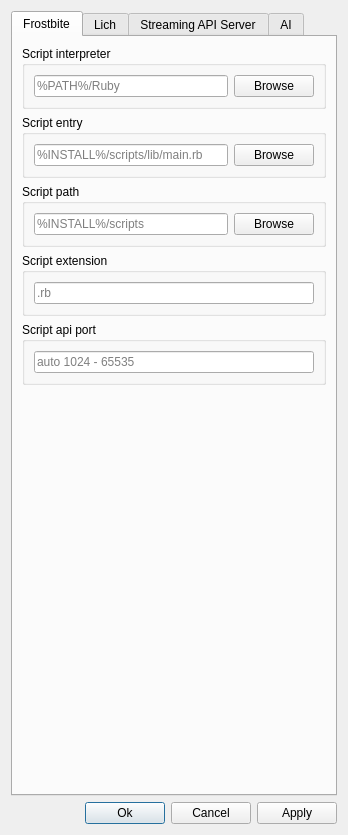
<?xml version="1.0" encoding="UTF-8"?>
<ui version="4.0">
 <class>ScriptSettingsDialog</class>
 <widget class="QDialog" name="ScriptSettingsDialog">
  <property name="geometry">
   <rect>
    <x>0</x>
    <y>0</y>
    <width>335</width>
    <height>401</height>
   </rect>
  </property>
  <property name="windowTitle">
   <string>Script settings</string>
  </property>
  <property name="windowIcon">
   <iconset resource="window.qrc">
    <normaloff>:/window/images/alter.png</normaloff>:/window/images/alter.png</iconset>
  </property>
  <layout class="QVBoxLayout" name="verticalLayout">
   <item>
    <widget class="QTabWidget" name="tabWidget">
     <property name="enabled">
      <bool>true</bool>
     </property>
     <property name="tabShape">
      <enum>QTabWidget::Rounded</enum>
     </property>
     <property name="currentIndex">
      <number>0</number>
     </property>
     <property name="tabsClosable">
      <bool>false</bool>
     </property>
     <property name="movable">
      <bool>false</bool>
     </property>
     <property name="tabBarAutoHide">
      <bool>false</bool>
     </property>
     <widget class="QWidget" name="scriptTab">
      <attribute name="title">
       <string>Frostbite</string>
      </attribute>
      <layout class="QVBoxLayout" name="verticalLayout_3">
       <item>
        <layout class="QVBoxLayout" name="verticalLayout_2">
         <item>
          <widget class="QGroupBox" name="groupBox">
           <property name="title">
            <string>Script interpreter</string>
           </property>
           <layout class="QVBoxLayout" name="verticalLayout_4">
            <item>
             <layout class="QHBoxLayout" name="horizontalLayout_4">
              <item>
               <widget class="QLineEdit" name="scriptInterpreterInput">
                <property name="placeholderText">
                 <string>%PATH%/Ruby</string>
                </property>
               </widget>
              </item>
              <item>
               <widget class="QPushButton" name="scriptInterpreterButton">
                <property name="text">
                 <string>Browse</string>
                </property>
                <property name="autoDefault">
                 <bool>false</bool>
                </property>
               </widget>
              </item>
             </layout>
            </item>
           </layout>
          </widget>
         </item>
         <item>
          <widget class="QGroupBox" name="groupBox_2">
           <property name="title">
            <string>Script entry</string>
           </property>
           <layout class="QVBoxLayout" name="verticalLayout_5">
            <item>
             <layout class="QHBoxLayout" name="horizontalLayout_2">
              <item>
               <widget class="QLineEdit" name="scriptEntryInput">
                <property name="placeholderText">
                 <string>%INSTALL%/scripts/lib/main.rb</string>
                </property>
               </widget>
              </item>
              <item>
               <widget class="QPushButton" name="scriptEntryButton">
                <property name="text">
                 <string>Browse</string>
                </property>
                <property name="autoDefault">
                 <bool>false</bool>
                </property>
               </widget>
              </item>
             </layout>
            </item>
           </layout>
          </widget>
         </item>
         <item>
          <widget class="QGroupBox" name="groupBox_4">
           <property name="title">
            <string>Script path</string>
           </property>
           <layout class="QHBoxLayout" name="horizontalLayout_6">
            <item>
             <layout class="QHBoxLayout" name="horizontalLayout_5">
              <item>
               <widget class="QLineEdit" name="scriptPathInput">
                <property name="placeholderText">
                 <string>%INSTALL%/scripts</string>
                </property>
               </widget>
              </item>
              <item>
               <widget class="QPushButton" name="scriptPathButton">
                <property name="text">
                 <string>Browse</string>
                </property>
                <property name="autoDefault">
                 <bool>false</bool>
                </property>
               </widget>
              </item>
             </layout>
            </item>
           </layout>
          </widget>
         </item>
         <item>
          <widget class="QGroupBox" name="groupBox_3">
           <property name="title">
            <string>Script extension</string>
           </property>
           <layout class="QVBoxLayout" name="verticalLayout_6">
            <item>
             <layout class="QHBoxLayout" name="horizontalLayout_3">
              <item>
               <widget class="QLineEdit" name="scriptExtensionInput">
                <property name="placeholderText">
                 <string>.rb</string>
                </property>
               </widget>
              </item>
             </layout>
            </item>
           </layout>
          </widget>
         </item>
         <item>
          <widget class="QGroupBox" name="groupBox_5">
           <property name="title">
            <string>Script api port</string>
           </property>
           <layout class="QVBoxLayout" name="verticalLayout_7">
            <item>
             <layout class="QHBoxLayout" name="horizontalLayout_7">
              <item>
               <widget class="QLineEdit" name="scriptPortInput">
                <property name="placeholderText">
                 <string>auto 1024 - 65535 </string>
                </property>
               </widget>
              </item>
             </layout>
            </item>
           </layout>
          </widget>
         </item>
        </layout>
       </item>
       <item>
        <spacer name="verticalSpacer_2">
         <property name="orientation">
          <enum>Qt::Vertical</enum>
         </property>
         <property name="sizeHint" stdset="0">
          <size>
           <width>20</width>
           <height>40</height>
          </size>
         </property>
        </spacer>
       </item>
      </layout>
     </widget>
     <widget class="QWidget" name="lichTab">
      <attribute name="title">
       <string>Lich</string>
      </attribute>
      <layout class="QVBoxLayout" name="verticalLayout_9">
       <item>
        <layout class="QVBoxLayout" name="verticalLayout_8">
         <item>
          <widget class="QGroupBox" name="groupBox_6">
           <property name="title">
            <string>Ruby executable</string>
           </property>
           <layout class="QHBoxLayout" name="horizontalLayout_9">
            <item>
             <layout class="QHBoxLayout" name="horizontalLayout_8">
              <item>
               <widget class="QLineEdit" name="lichRubyInput">
                <property name="placeholderText">
                 <string>%PATH%/Ruby</string>
                </property>
               </widget>
              </item>
              <item>
               <widget class="QPushButton" name="lichRubyButton">
                <property name="text">
                 <string>Browse</string>
                </property>
                <property name="autoDefault">
                 <bool>false</bool>
                </property>
               </widget>
              </item>
             </layout>
            </item>
           </layout>
          </widget>
         </item>
         <item>
          <widget class="QGroupBox" name="groupBox_7">
           <property name="title">
            <string>Lich location</string>
           </property>
           <layout class="QHBoxLayout" name="horizontalLayout_11">
            <item>
             <layout class="QHBoxLayout" name="horizontalLayout_10">
              <item>
               <widget class="QLineEdit" name="lichLocationInput">
                <property name="placeholderText">
                 <string>find: lich.rbw</string>
                </property>
               </widget>
              </item>
              <item>
               <widget class="QPushButton" name="lichLocationButton">
                <property name="text">
                 <string>Browse</string>
                </property>
                <property name="autoDefault">
                 <bool>false</bool>
                </property>
               </widget>
              </item>
             </layout>
            </item>
           </layout>
          </widget>
         </item>
         <item>
          <widget class="QGroupBox" name="groupBox_8">
           <property name="title">
            <string>Arguments</string>
           </property>
           <layout class="QVBoxLayout" name="verticalLayout_10">
            <item>
             <layout class="QHBoxLayout" name="horizontalLayout_12">
              <item>
               <widget class="QLineEdit" name="lichArgumentsInput">
                <property name="placeholderText">
                 <string>--dragonrealms --frostbite -g $host:$port</string>
                </property>
               </widget>
              </item>
             </layout>
            </item>
           </layout>
          </widget>
         </item>
        </layout>
       </item>
       <item>
        <spacer name="verticalSpacer">
         <property name="orientation">
          <enum>Qt::Vertical</enum>
         </property>
         <property name="sizeHint" stdset="0">
          <size>
           <width>20</width>
           <height>40</height>
          </size>
         </property>
        </spacer>
       </item>
      </layout>
     </widget>
     <widget class="QWidget" name="streamingServerTab">
      <attribute name="title">
       <string>Streaming API Server</string>
      </attribute>
      <layout class="QVBoxLayout" name="verticalLayout_11">
       <item>
        <widget class="QCheckBox" name="streamingServerEnabled">
         <property name="text">
          <string>Enabled</string>
         </property>
        </widget>
       </item>
       <item>
        <widget class="QGroupBox" name="groupBox_9">
         <property name="title">
          <string>Streaming Server TCP port</string>
         </property>
         <layout class="QVBoxLayout" name="verticalLayout_13">
          <item>
           <layout class="QHBoxLayout" name="horizontalLayout_13">
            <item>
             <widget class="QLineEdit" name="streamingPortInput">
              <property name="placeholderText">
               <string>auto 1024 - 65535 </string>
              </property>
             </widget>
            </item>
           </layout>
          </item>
         </layout>
        </widget>
       </item>
       <item>
        <spacer name="verticalSpacer_4">
         <property name="orientation">
          <enum>Qt::Vertical</enum>
         </property>
         <property name="sizeHint" stdset="0">
          <size>
           <width>20</width>
           <height>40</height>
          </size>
         </property>
        </spacer>
       </item>
      </layout>
     </widget>
      <widget class="QWidget" name="aiTab">
       <attribute name="title">
        <string>AI</string>
       </attribute>
       <layout class="QVBoxLayout" name="verticalLayout_14">
        <item>
         <widget class="QCheckBox" name="internalMcpEnabled">
          <property name="text">
        <string>Run MCP server internally</string>
          </property>
         </widget>
        </item>
        <item>
         <widget class="QGroupBox" name="groupBox_10">
          <property name="title">
        <string>LLM provider</string>
          </property>
          <layout class="QVBoxLayout" name="verticalLayout_15">
        <item>
         <widget class="QComboBox" name="llmProviderInput">
          <item>
           <property name="text">
            <string>openai</string>
           </property>
          </item>
          <item>
           <property name="text">
            <string>anthropic</string>
           </property>
          </item>
            <item>
             <property name="text">
              <string>ollama</string>
             </property>
            </item>
         </widget>
        </item>
          </layout>
         </widget>
        </item>
          <item>
           <widget class="QGroupBox" name="groupBox_ollamaModel">
            <property name="title">
             <string>Ollama model</string>
            </property>
            <layout class="QVBoxLayout" name="verticalLayout_ollamaModel">
             <item>
              <layout class="QHBoxLayout" name="horizontalLayout_ollamaModel">
               <item>
                <widget class="QComboBox" name="ollamaModelInput">
                 <property name="editable">
                  <bool>true</bool>
                 </property>
                </widget>
               </item>
               <item>
                <widget class="QPushButton" name="ollamaRefreshButton">
                 <property name="text">
                  <string>Refresh</string>
                 </property>
                 <property name="autoDefault">
                  <bool>false</bool>
                 </property>
                </widget>
               </item>
              </layout>
             </item>
            <item>
             <widget class="QLabel" name="ollamaModelHintLabel">
              <property name="text">
               <string>Showing agent-capable models from local Ollama.</string>
              </property>
              <property name="wordWrap">
               <bool>true</bool>
              </property>
             </widget>
            </item>
            </layout>
           </widget>
          </item>
        <item>
         <widget class="QGroupBox" name="groupBox_11">
          <property name="title">
        <string>OpenAI API key</string>
          </property>
          <layout class="QVBoxLayout" name="verticalLayout_16">
        <item>
         <widget class="QLineEdit" name="openAiApiKeyInput">
          <property name="echoMode">
           <enum>QLineEdit::Password</enum>
          </property>
          <property name="placeholderText">
           <string>sk-...</string>
          </property>
         </widget>
        </item>
          </layout>
         </widget>
        </item>
        <item>
         <widget class="QGroupBox" name="groupBox_12">
          <property name="title">
        <string>Anthropic API key</string>
          </property>
          <layout class="QVBoxLayout" name="verticalLayout_17">
        <item>
         <widget class="QLineEdit" name="anthropicApiKeyInput">
          <property name="echoMode">
           <enum>QLineEdit::Password</enum>
          </property>
          <property name="placeholderText">
           <string>sk-ant-...</string>
          </property>
         </widget>
        </item>
          </layout>
         </widget>
        </item>
        <item>
         <widget class="QGroupBox" name="groupBox_13">
          <property name="title">
        <string>MCP server entry</string>
          </property>
          <layout class="QVBoxLayout" name="verticalLayout_18">
        <item>
         <layout class="QHBoxLayout" name="horizontalLayout_14">
          <item>
           <widget class="QLineEdit" name="mcpEntryPathInput">
            <property name="placeholderText">
          <string>.../DragonRealmsMCP/dist/index.js</string>
            </property>
           </widget>
          </item>
          <item>
           <widget class="QPushButton" name="mcpEntryPathButton">
            <property name="text">
          <string>Browse</string>
            </property>
            <property name="autoDefault">
          <bool>false</bool>
            </property>
           </widget>
          </item>
         </layout>
        </item>
          </layout>
         </widget>
        </item>
        <item>
         <widget class="QGroupBox" name="groupBox_14">
          <property name="title">
        <string>Node executable</string>
          </property>
          <layout class="QVBoxLayout" name="verticalLayout_19">
        <item>
         <widget class="QLineEdit" name="nodeExecutableInput">
          <property name="placeholderText">
           <string>node</string>
          </property>
         </widget>
        </item>
          </layout>
         </widget>
        </item>
        <item>
         <widget class="QGroupBox" name="groupBox_15">
          <property name="title">
           <string>AI bridge</string>
          </property>
          <layout class="QVBoxLayout" name="verticalLayout_20">
           <item>
            <widget class="QCheckBox" name="aiBridgeEnabled">
             <property name="text">
              <string>Enabled</string>
             </property>
            </widget>
           </item>
           <item>
            <widget class="QCheckBox" name="aiEmbeddedModeEnabled">
             <property name="text">
              <string>Embedded mode (no external command bridge)</string>
             </property>
            </widget>
           </item>
           <item>
            <widget class="QCheckBox" name="aiSendOutputEnabled">
             <property name="text">
              <string>Send game output to bridge</string>
             </property>
            </widget>
           </item>
           <item>
            <widget class="QCheckBox" name="aiConsumeCommandsEnabled">
             <property name="text">
              <string>Consume commands from bridge</string>
             </property>
            </widget>
           </item>
           <item>
            <widget class="QGroupBox" name="groupBox_16">
             <property name="title">
              <string>Bridge base URL</string>
             </property>
             <layout class="QVBoxLayout" name="verticalLayout_21">
              <item>
               <widget class="QLineEdit" name="aiBridgeBaseUrlInput">
                <property name="placeholderText">
                 <string>http://127.0.0.1:3989</string>
                </property>
               </widget>
              </item>
             </layout>
            </widget>
           </item>
           <item>
            <widget class="QGroupBox" name="groupBox_17">
             <property name="title">
              <string>Bridge token (optional)</string>
             </property>
             <layout class="QVBoxLayout" name="verticalLayout_22">
              <item>
               <widget class="QLineEdit" name="aiBridgeTokenInput">
                <property name="echoMode">
                 <enum>QLineEdit::Password</enum>
                </property>
               </widget>
              </item>
             </layout>
            </widget>
           </item>
          </layout>
         </widget>
        </item>
        <item>
         <spacer name="verticalSpacer_5">
          <property name="orientation">
        <enum>Qt::Vertical</enum>
          </property>
          <property name="sizeHint" stdset="0">
        <size>
         <width>20</width>
         <height>40</height>
        </size>
          </property>
         </spacer>
        </item>
       </layout>
      </widget>
    </widget>
   </item>
   <item>
    <layout class="QHBoxLayout" name="horizontalLayout">
     <item>
      <spacer name="horizontalSpacer">
       <property name="orientation">
        <enum>Qt::Horizontal</enum>
       </property>
       <property name="sizeHint" stdset="0">
        <size>
         <width>40</width>
         <height>20</height>
        </size>
       </property>
      </spacer>
     </item>
     <item>
      <widget class="QPushButton" name="okButton">
       <property name="text">
        <string>Ok</string>
       </property>
      </widget>
     </item>
     <item>
      <widget class="QPushButton" name="cancelButton">
       <property name="text">
        <string>Cancel</string>
       </property>
      </widget>
     </item>
     <item>
      <widget class="QPushButton" name="applyButton">
       <property name="text">
        <string>Apply</string>
       </property>
      </widget>
     </item>
    </layout>
   </item>
  </layout>
 </widget>
 <resources>
  <include location="window.qrc"/>
 </resources>
 <connections/>
</ui>
